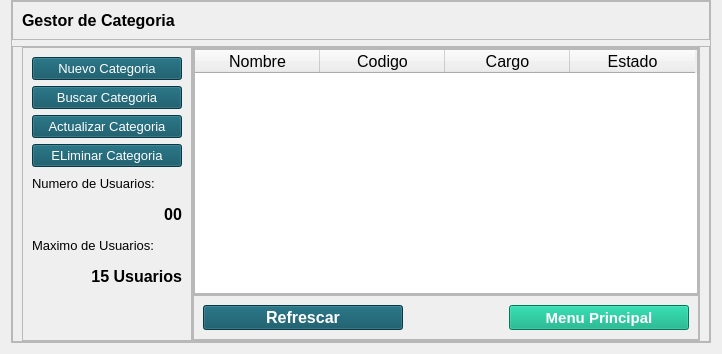
             <widget class="QWidget" name="pageA_Inicio">
              <layout class="QHBoxLayout" name="horizontalLayout_5">
               <property name="topMargin">
                <number>0</number>
               </property>
               <item>
                <widget class="QFrame" name="cuerpo">
                 <property name="minimumSize">
                  <size>
                   <width>0</width>
                   <height>0</height>
                  </size>
                 </property>
                 <property name="maximumSize">
                  <size>
                   <width>700</width>
                   <height>16777215</height>
                  </size>
                 </property>
                 <property name="styleSheet">
                  <string notr="true"/>
                 </property>
                 <property name="frameShape">
                  <enum>QFrame::StyledPanel</enum>
                 </property>
                 <property name="frameShadow">
                  <enum>QFrame::Raised</enum>
                 </property>
                 <layout class="QVBoxLayout" name="verticalLayout_3">
                  <property name="spacing">
                   <number>6</number>
                  </property>
                  <property name="leftMargin">
                   <number>0</number>
                  </property>
                  <property name="topMargin">
                   <number>0</number>
                  </property>
                  <property name="rightMargin">
                   <number>0</number>
                  </property>
                  <property name="bottomMargin">
                   <number>0</number>
                  </property>
                  <item>
                   <widget class="QFrame" name="Atitulo">
                    <property name="maximumSize">
                     <size>
                      <width>16777215</width>
                      <height>40</height>
                     </size>
                    </property>
                    <property name="font">
                     <font>
                      <pointsize>13</pointsize>
                      <weight>75</weight>
                      <bold>true</bold>
                     </font>
                    </property>
                    <property name="frameShape">
                     <enum>QFrame::StyledPanel</enum>
                    </property>
                    <property name="frameShadow">
                     <enum>QFrame::Raised</enum>
                    </property>
                    <layout class="QVBoxLayout" name="verticalLayout_4">
                     <item>
                      <widget class="QLabel" name="label_2">
                       <property name="maximumSize">
                        <size>
                         <width>300</width>
                         <height>300</height>
                        </size>
                       </property>
                       <property name="font">
                        <font>
                         <pointsize>12</pointsize>
                        </font>
                       </property>
                       <property name="text">
                        <string>Gestor de Categoria</string>
                       </property>
                      </widget>
                     </item>
                    </layout>
                   </widget>
                  </item>
                  <item>
                   <widget class="QFrame" name="Cbody">
                    <property name="frameShape">
                     <enum>QFrame::StyledPanel</enum>
                    </property>
                    <property name="frameShadow">
                     <enum>QFrame::Raised</enum>
                    </property>
                    <layout class="QHBoxLayout" name="horizontalLayout_6">
                     <property name="spacing">
                      <number>0</number>
                     </property>
                     <property name="topMargin">
                      <number>0</number>
                     </property>
                     <property name="bottomMargin">
                      <number>0</number>
                     </property>
                     <item>
                      <widget class="QFrame" name="frame_8">
                       <property name="minimumSize">
                        <size>
                         <width>170</width>
                         <height>0</height>
                        </size>
                       </property>
                       <property name="maximumSize">
                        <size>
                         <width>150</width>
                         <height>16777215</height>
                        </size>
                       </property>
                       <property name="styleSheet">
                        <string notr="true">QPushButton
{
color: rgb(255, 255, 255);
background-color: rgb(8, 80, 97);
}
QPushButton::hover
{
color: rgb(255, 255, 255);
	background-color: rgb(45, 131, 118);
}</string>
                       </property>
                       <property name="frameShape">
                        <enum>QFrame::StyledPanel</enum>
                       </property>
                       <property name="frameShadow">
                        <enum>QFrame::Raised</enum>
                       </property>
                       <layout class="QVBoxLayout" name="verticalLayout_7">
                        <item>
                         <widget class="QPushButton" name="btnCrear">
                          <property name="font">
                           <font>
                            <pointsize>10</pointsize>
                           </font>
                          </property>
                          <property name="text">
                           <string>Nuevo Categoria</string>
                          </property>
                         </widget>
                        </item>
                        <item>
                         <widget class="QPushButton" name="btnBuscar">
                          <property name="font">
                           <font>
                            <pointsize>10</pointsize>
                           </font>
                          </property>
                          <property name="text">
                           <string>Buscar Categoria</string>
                          </property>
                         </widget>
                        </item>
                        <item>
                         <widget class="QPushButton" name="btnActualizar">
                          <property name="font">
                           <font>
                            <pointsize>10</pointsize>
                           </font>
                          </property>
                          <property name="text">
                           <string>Actualizar Categoria</string>
                          </property>
                         </widget>
                        </item>
                        <item>
                         <widget class="QPushButton" name="btnEliminar">
                          <property name="font">
                           <font>
                            <pointsize>10</pointsize>
                           </font>
                          </property>
                          <property name="text">
                           <string>ELiminar Categoria</string>
                          </property>
                         </widget>
                        </item>
                        <item>
                         <widget class="QLabel" name="label_3">
                          <property name="minimumSize">
                           <size>
                            <width>0</width>
                            <height>20</height>
                           </size>
                          </property>
                          <property name="font">
                           <font>
                            <pointsize>10</pointsize>
                           </font>
                          </property>
                          <property name="text">
                           <string>Numero de Usuarios:</string>
                          </property>
                         </widget>
                        </item>
                        <item>
                         <widget class="QLabel" name="txtTotal_item">
                          <property name="minimumSize">
                           <size>
                            <width>0</width>
                            <height>30</height>
                           </size>
                          </property>
                          <property name="font">
                           <font>
                            <pointsize>12</pointsize>
                            <weight>75</weight>
                            <bold>true</bold>
                           </font>
                          </property>
                          <property name="text">
                           <string>00</string>
                          </property>
                          <property name="alignment">
                           <set>Qt::AlignRight|Qt::AlignTrailing|Qt::AlignVCenter</set>
                          </property>
                         </widget>
                        </item>
                        <item>
                         <widget class="QLabel" name="label_5">
                          <property name="minimumSize">
                           <size>
                            <width>0</width>
                            <height>20</height>
                           </size>
                          </property>
                          <property name="font">
                           <font>
                            <pointsize>10</pointsize>
                           </font>
                          </property>
                          <property name="text">
                           <string>Maximo de Usuarios:</string>
                          </property>
                         </widget>
                        </item>
                        <item>
                         <widget class="QLabel" name="txtMaximo_item">
                          <property name="minimumSize">
                           <size>
                            <width>0</width>
                            <height>30</height>
                           </size>
                          </property>
                          <property name="font">
                           <font>
                            <pointsize>12</pointsize>
                            <weight>75</weight>
                            <bold>true</bold>
                           </font>
                          </property>
                          <property name="text">
                           <string>15 Usuarios</string>
                          </property>
                          <property name="alignment">
                           <set>Qt::AlignRight|Qt::AlignTrailing|Qt::AlignVCenter</set>
                          </property>
                         </widget>
                        </item>
                        <item>
                         <spacer name="verticalSpacer_2">
                          <property name="orientation">
                           <enum>Qt::Vertical</enum>
                          </property>
                          <property name="sizeHint" stdset="0">
                           <size>
                            <width>20</width>
                            <height>40</height>
                           </size>
                          </property>
                         </spacer>
                        </item>
                       </layout>
                      </widget>
                     </item>
                     <item>
                      <widget class="QFrame" name="frame_7">
                       <property name="frameShape">
                        <enum>QFrame::StyledPanel</enum>
                       </property>
                       <property name="frameShadow">
                        <enum>QFrame::Raised</enum>
                       </property>
                       <layout class="QVBoxLayout" name="verticalLayout_6">
                        <property name="spacing">
                         <number>0</number>
                        </property>
                        <property name="leftMargin">
                         <number>0</number>
                        </property>
                        <property name="topMargin">
                         <number>0</number>
                        </property>
                        <property name="rightMargin">
                         <number>0</number>
                        </property>
                        <property name="bottomMargin">
                         <number>0</number>
                        </property>
                        <item>
                         <widget class="QFrame" name="frame_9">
                          <property name="frameShape">
                           <enum>QFrame::StyledPanel</enum>
                          </property>
                          <property name="frameShadow">
                           <enum>QFrame::Raised</enum>
                          </property>
                          <layout class="QHBoxLayout" name="horizontalLayout_7">
                           <property name="spacing">
                            <number>0</number>
                           </property>
                           <property name="leftMargin">
                            <number>0</number>
                           </property>
                           <property name="topMargin">
                            <number>0</number>
                           </property>
                           <property name="rightMargin">
                            <number>0</number>
                           </property>
                           <property name="bottomMargin">
                            <number>0</number>
                           </property>
                           <item>
                            <widget class="QTableWidget" name="tblUsuario">
                             <property name="font">
                              <font>
                               <pointsize>12</pointsize>
                              </font>
                             </property>
                             <property name="styleSheet">
                              <string notr="true"/>
                             </property>
                             <attribute name="horizontalHeaderCascadingSectionResizes">
                              <bool>false</bool>
                             </attribute>
                             <attribute name="horizontalHeaderDefaultSectionSize">
                              <number>125</number>
                             </attribute>
                             <attribute name="verticalHeaderVisible">
                              <bool>false</bool>
                             </attribute>
                             <column>
                              <property name="text">
                               <string>Nombre</string>
                              </property>
                             </column>
                             <column>
                              <property name="text">
                               <string>Codigo</string>
                              </property>
                             </column>
                             <column>
                              <property name="text">
                               <string>Cargo</string>
                              </property>
                             </column>
                             <column>
                              <property name="text">
                               <string>Estado</string>
                              </property>
                             </column>
                            </widget>
                           </item>
                          </layout>
                         </widget>
                        </item>
                        <item>
                         <widget class="QFrame" name="frame_10">
                          <property name="minimumSize">
                           <size>
                            <width>0</width>
                            <height>45</height>
                           </size>
                          </property>
                          <property name="maximumSize">
                           <size>
                            <width>16777215</width>
                            <height>45</height>
                           </size>
                          </property>
                          <property name="styleSheet">
                           <string notr="true">QPushButton
{
color: rgb(255, 255, 255);
background-color: rgb(8, 80, 97);
}
QPushButton::hover
{
color: rgb(255, 255, 255);
	background-color: rgb(45, 131, 118);
}</string>
                          </property>
                          <property name="frameShape">
                           <enum>QFrame::StyledPanel</enum>
                          </property>
                          <property name="frameShadow">
                           <enum>QFrame::Raised</enum>
                          </property>
                          <layout class="QHBoxLayout" name="horizontalLayout_8">
                           <item>
                            <widget class="QPushButton" name="btnRefrescarA">
                             <property name="minimumSize">
                              <size>
                               <width>200</width>
                               <height>25</height>
                              </size>
                             </property>
                             <property name="maximumSize">
                              <size>
                               <width>200</width>
                               <height>25</height>
                              </size>
                             </property>
                             <property name="font">
                              <font>
                               <pointsize>12</pointsize>
                               <weight>75</weight>
                               <bold>true</bold>
                              </font>
                             </property>
                             <property name="text">
                              <string>Refrescar</string>
                             </property>
                            </widget>
                           </item>
                           <item>
                            <spacer name="horizontalSpacer">
                             <property name="orientation">
                              <enum>Qt::Horizontal</enum>
                             </property>
                             <property name="sizeHint" stdset="0">
                              <size>
                               <width>179</width>
                               <height>20</height>
                              </size>
                             </property>
                            </spacer>
                           </item>
                           <item>
                            <widget class="QPushButton" name="btnXCerrarA">
                             <property name="minimumSize">
                              <size>
                               <width>180</width>
                               <height>0</height>
                              </size>
                             </property>
                             <property name="font">
                              <font>
                               <pointsize>11</pointsize>
                               <weight>75</weight>
                               <bold>true</bold>
                              </font>
                             </property>
                             <property name="styleSheet">
                              <string notr="true">QPushButton
{
color: rgb(255, 255, 255);
background-color: rgb(0, 170, 127);

}
QPushButton::hover
{
color: rgb(255, 255, 255);
background-color: rgb(8, 80, 97);
}</string>
                             </property>
                             <property name="text">
                              <string>Menu Principal</string>
                             </property>
                            </widget>
                           </item>
                          </layout>
                         </widget>
                        </item>
                       </layout>
                      </widget>
                     </item>
                    </layout>
                   </widget>
                  </item>
                 </layout>
                </widget>
               </item>
              </layout>
             </widget>
